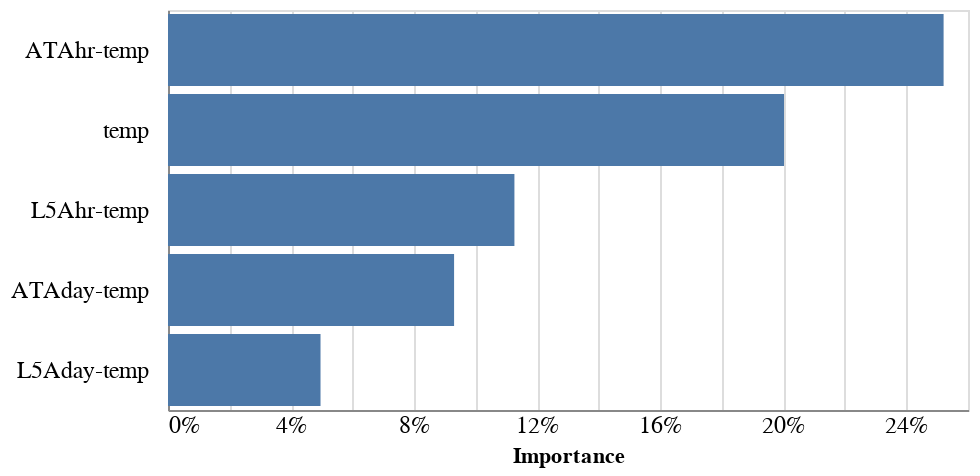

This figure's notebook cell:
### Code cell
alt.Chart(feature_importance_df[:5]).mark_bar().encode(
    x=alt.X('Importance:Q', axis=alt.Axis(format="%", tickSize=0, labelFontSize=12)),
    y=alt.Y(
        'Feature:N', sort=list(feature_importance_df[:5].Feature), title="",
        axis=alt.Axis(tickSize=0, labelFontSize=12, labelPadding=10)),
).properties(
    height=200
)

### Figure 1 — Vega-Lite specification as saved in the notebook (floating-point values rounded to 4 significant figures)
{"config": {"view": {"continuousWidth": 400, "continuousHeight": 300}}, "data": {"name": "data-eff2b2d651cc078b6ae3d457d0c1e48f"}, "mark": "bar", "encoding": {"x": {"axis": {"format": "%", "labelFontSize": 12, "tickSize": 0}, "field": "Importance", "type": "quantitative"}, "y": {"axis": {"labelFontSize": 12, "labelPadding": 10, "tickSize": 0}, "field": "Feature", "sort": ["ATAhr-temp", "temp", "L5Ahr-temp", "ATAday-temp", "L5Aday-temp"], "title": "", "type": "nominal"}}, "height": 200, "$schema": "https://vega.github.io/schema/vega-lite/v4.17.0.json", "datasets": {"data-eff2b2d651cc078b6ae3d457d0c1e48f": [{"Feature": "ATAhr-temp", "Importance": 0.2521}, {"Feature": "temp", "Importance": 0.2002}, {"Feature": "L5Ahr-temp", "Importance": 0.1126}, {"Feature": "ATAday-temp", "Importance": 0.09298}, {"Feature": "L5Aday-temp", "Importance": 0.04957}]}}
